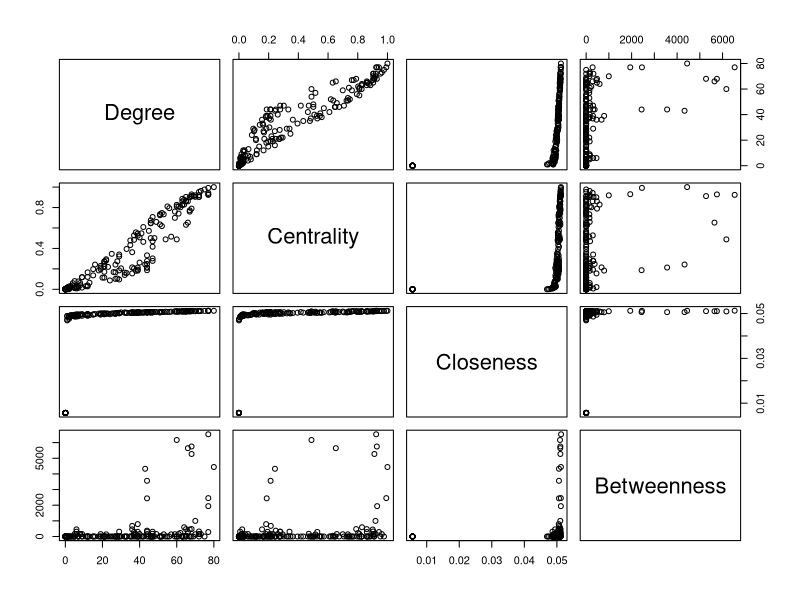
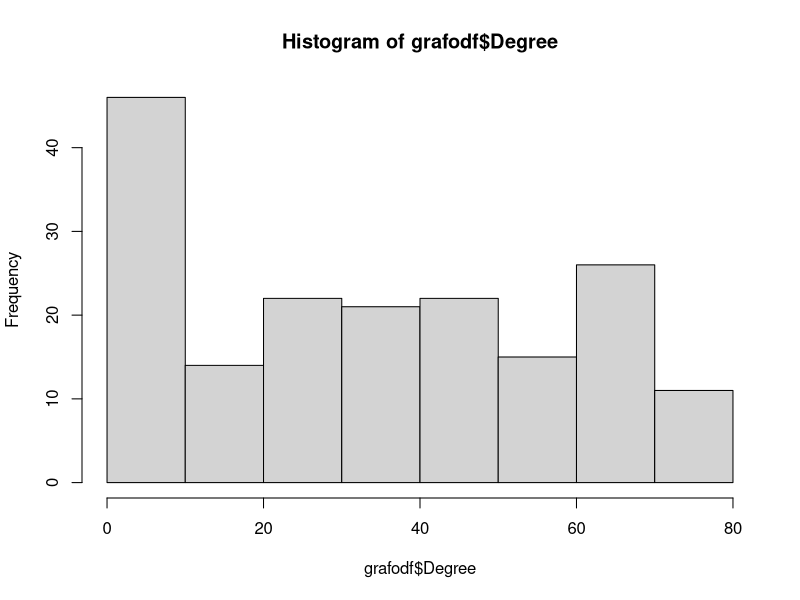
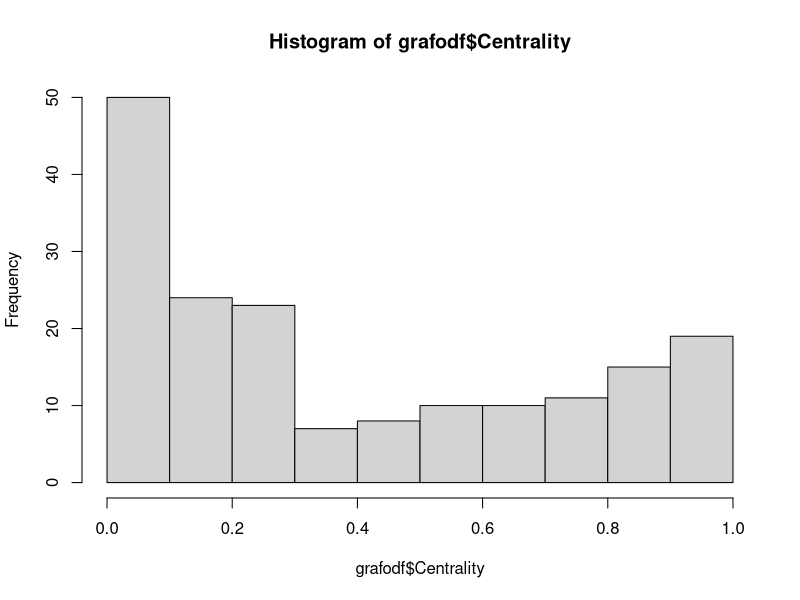
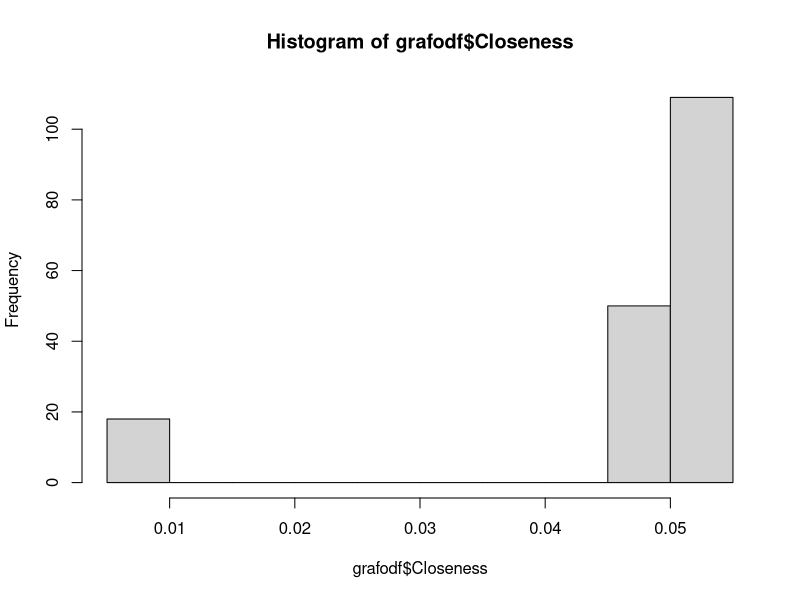
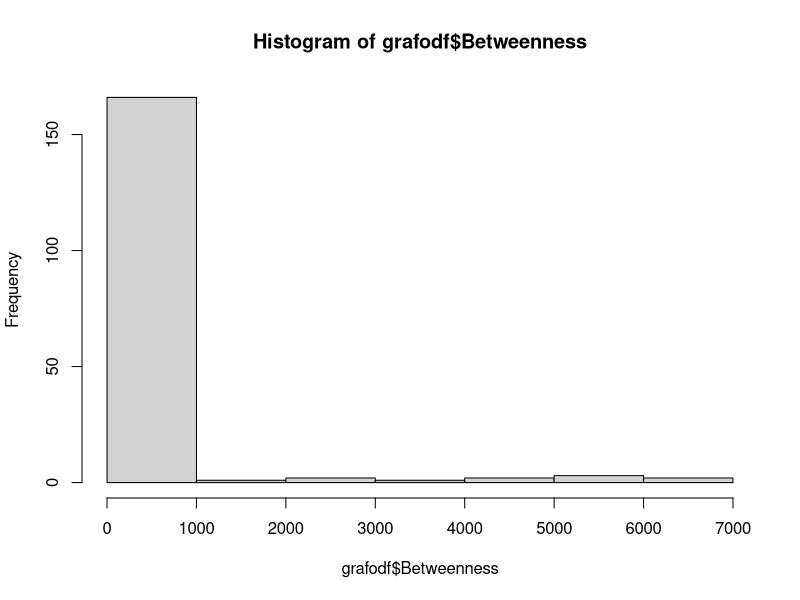
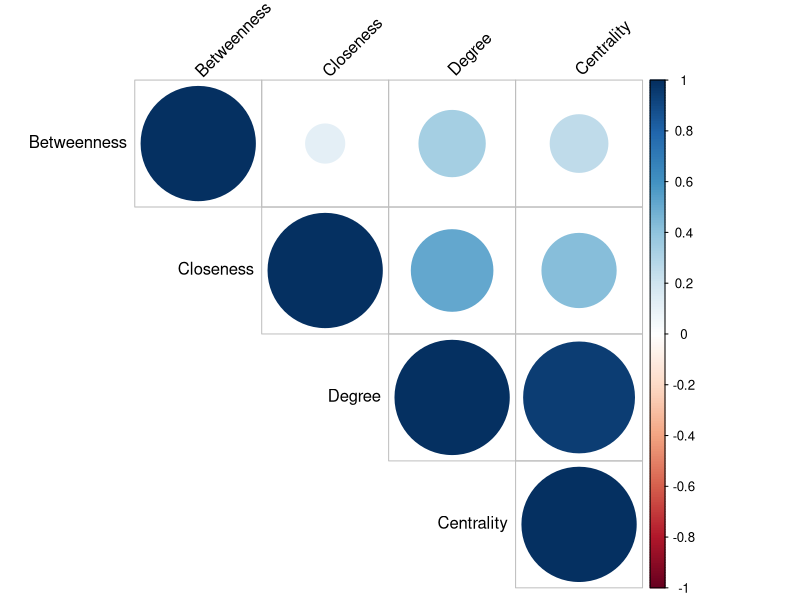
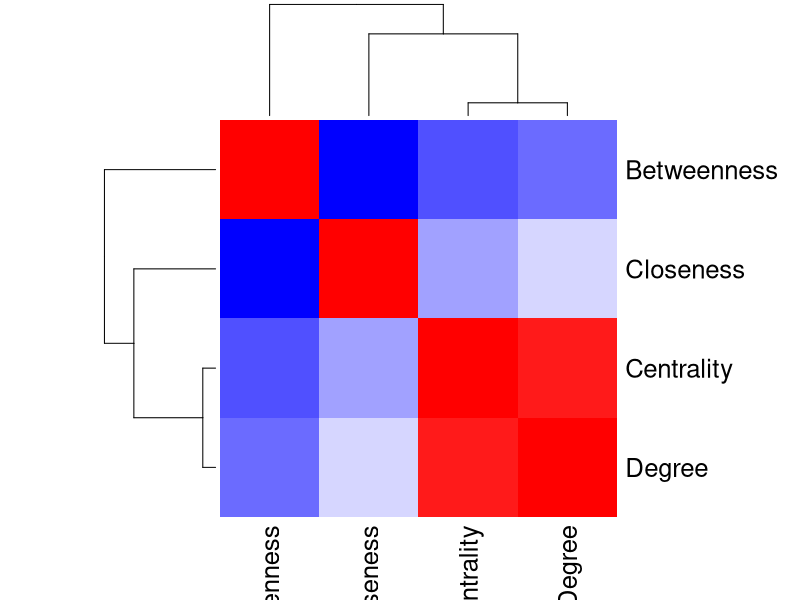
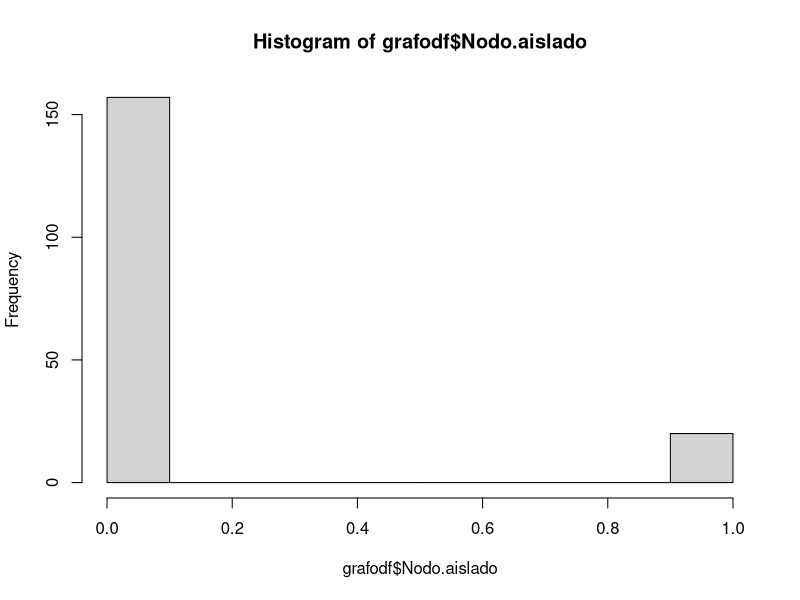

The R script that drew these images, in order:
## ---- chunk 1
#install.packages("corrplot")
library(igraph)
library(readxl)
library(corrplot)
## ---- chunk 2
grafodf <- read.table("./dataframe.txt", header = TRUE, sep = ",")
## ---- chunk 3
print(grafodf)
## ---- chunk 4
summary(grafodf)
## ---- chunk 5
plot(grafodf[, 2:5])
## ---- chunk 6
hist(grafodf$Degree)
hist(grafodf$Centrality)
hist(grafodf$Closeness)
hist(grafodf$Betweenness)
## ---- chunk 7
grafodf$Degree <- (grafodf$Degree - min(grafodf$Degree)) / (max(grafodf$Degree) - min(grafodf$Degree))
grafodf$Centrality <- (grafodf$Centrality - min(grafodf$Centrality)) / (max(grafodf$Centrality) - min(grafodf$Centrality))
grafodf$Closeness <- (grafodf$Closeness - min(grafodf$Closeness)) / (max(grafodf$Closeness) - min(grafodf$Closeness))
grafodf$Betweenness <- (grafodf$Betweenness - min(grafodf$Betweenness)) / (max(grafodf$Betweenness) - min(grafodf$Betweenness))

grafodf
## ---- chunk 8
cormatrix <- cor(grafodf[,2:5], method = "pearson")
print(cormatrix)
## ---- chunk 9
corrplot(cormatrix, type = "upper", order = "hclust", 
         tl.col = "black", tl.srt = 45)
## ---- chunk 10
col<- colorRampPalette(c("blue", "white", "red"))(20)
heatmap(x = cormatrix, col = col, symm = TRUE)
## ---- chunk 11
hist(grafodf$Nodo.aislado)
hist(grafodf$Estar.NCG)
## ---- chunk 12
plot(grafodf)
## ---- chunk 13
cm <- cor(grafodf[,2:7], method = "pearson")
print(cormatrix)
corrplot(cm, type = "upper", order = "hclust", 
         tl.col = "black", tl.srt = 45)
## ---- chunk 14
write.csv(grafodf, file="grafodf.txt")
